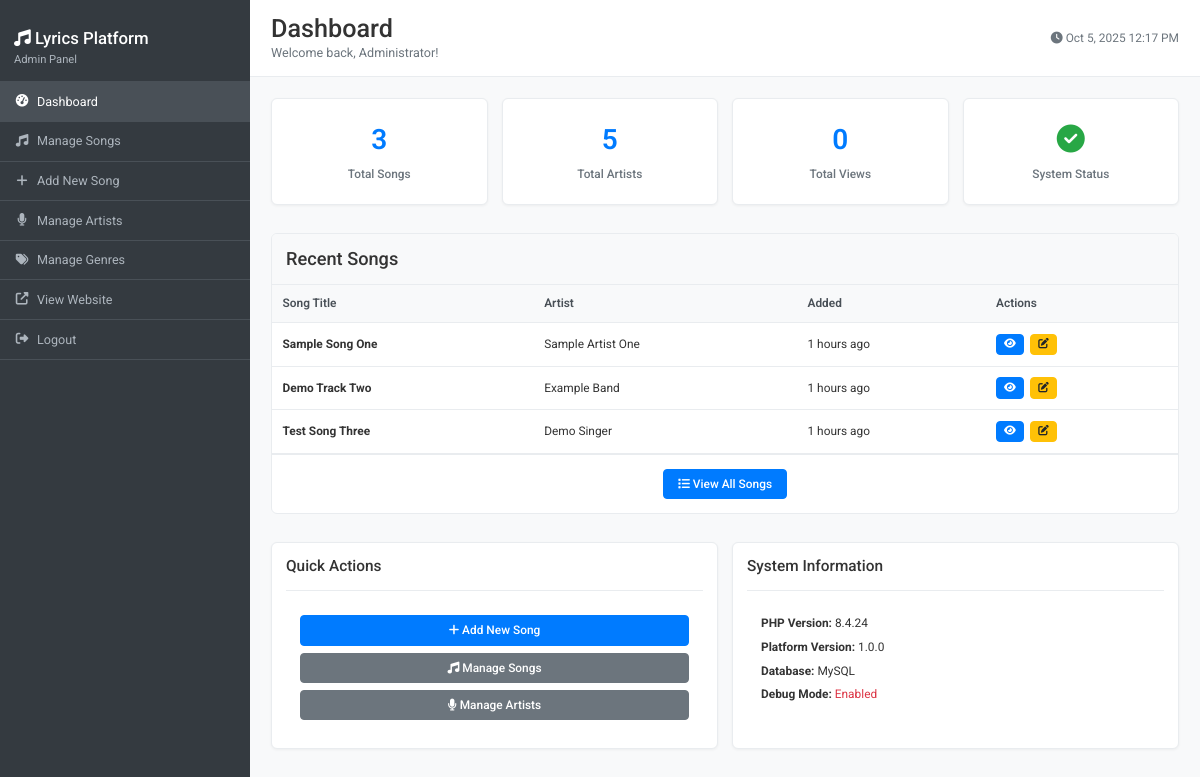
The page /admin (signed in) on the database its author committed.
### tables this page shows
CREATE TABLE songs (
    id INT PRIMARY KEY AUTO_INCREMENT,
    title VARCHAR(255) NOT NULL,
    artist_id INT NOT NULL,
    album_id INT DEFAULT NULL,
    genre_id INT DEFAULT NULL,
    lyrics TEXT NOT NULL,
    duration TIME DEFAULT NULL,
    track_number INT DEFAULT NULL,
    release_year YEAR DEFAULT NULL,
    language VARCHAR(50) DEFAULT 'English',
    is_explicit BOOLEAN DEFAULT FALSE,
    is_featured BOOLEAN DEFAULT FALSE,
    view_count INT DEFAULT 0,
    status ENUM('draft', 'published', 'archived') DEFAULT 'published',
    created_at TIMESTAMP DEFAULT CURRENT_TIMESTAMP,
    updated_at TIMESTAMP DEFAULT CURRENT_TIMESTAMP ON UPDATE CURRENT_TIMESTAMP,
    FOREIGN KEY (artist_id) REFERENCES artists(id) ON DELETE CASCADE,
    FOREIGN KEY (album_id) REFERENCES albums(id) ON DELETE SET NULL,
    FOREIGN KEY (genre_id) REFERENCES genres(id) ON DELETE SET NULL,
    INDEX idx_song_title (title),
    INDEX idx_song_artist (artist_id),
    INDEX idx_song_album (album_id),
    INDEX idx_song_genre (genre_id),
    INDEX idx_song_status (status),
    INDEX idx_song_views (view_count DESC),
    INDEX idx_song_created (created_at DESC),
    FULLTEXT idx_song_search (title, lyrics)
);

CREATE TABLE artists (
    id INT PRIMARY KEY AUTO_INCREMENT,
    name VARCHAR(255) NOT NULL UNIQUE,
    bio TEXT DEFAULT NULL,
    country VARCHAR(100) DEFAULT NULL,
    website VARCHAR(255) DEFAULT NULL,
    image_url VARCHAR(500) DEFAULT NULL,
    created_at TIMESTAMP DEFAULT CURRENT_TIMESTAMP,
    updated_at TIMESTAMP DEFAULT CURRENT_TIMESTAMP ON UPDATE CURRENT_TIMESTAMP,
    INDEX idx_artist_name (name)
);

### includes/functions.php (called while the page is built, shortened)
<?php
function sanitize($data) {
    return htmlspecialchars(trim($data), ENT_QUOTES, 'UTF-8');
}
function timeAgo($datetime) {
    $time = time() - strtotime($datetime);
    if ($time < 86400) return floor($time/3600) . ' hours ago';
    return floor($time/31536000) . ' years ago';
}
?>

### includes/Database.php (called while the page is built, shortened)
<?php
class Database {
    private $connection;
    private $host;
    private $username;
    private $password;
    private $database;
    public function __construct() {
        $this->host = DB_HOST;
        $this->username = DB_USERNAME;
        $this->password = DB_PASSWORD;
        $this->database = DB_NAME;
    }
    private function connect() {
        $this->connection = new mysqli($this->host, $this->username, $this->password, $this->database);
        $this->connection->set_charset(DB_CHARSET);
    }
    public function query($sql, $params = []) {
        $stmt = $this->connection->prepare($sql);
        if (!$stmt->execute()) {
            throw new Exception("Execute failed: " . $stmt->error);
        }
        return $stmt;
    }
    public function fetchAll($sql, $params = []) {
        $stmt = $this->query($sql, $params);
        $result = $stmt->get_result();
        $data = [];
        while ($row = $result->fetch_assoc()) {
            $data[] = $row;
        }
        return $data;
    }
    public function fetchOne($sql, $params = []) {
        $stmt = $this->query($sql, $params);
        $result = $stmt->get_result();
        $data = $result->fetch_assoc();
        return $data;
    }
}
?>

### config/config.php (called while the page is built, shortened)
<?php
require_once __DIR__ . '/../includes/functions.php';
require_once __DIR__ . '/../includes/Database.php';
require_once __DIR__ . '/../includes/Admin.php';
try {
    $db = new Database();
} catch (Exception $e) {
    if (DEBUG_MODE) {
        die('Database connection failed: ' . $e->getMessage());
    } else {
        die('Database connection failed. Please try again later.');
    }
}
?>

### includes/Admin.php (called while the page is built, shortened)
<?php
class Admin {
    private $db;
    public function __construct($database) {
        $this->db = $database;
    }
    public function getDashboardStats() {
        $stats = [];
        $result = $this->db->fetchOne("SELECT COUNT(*) as total FROM songs WHERE status = 'published'");
        $stats['total_songs'] = $result['total'] ?? 0;
        $result = $this->db->fetchOne("SELECT COUNT(*) as total FROM artists");
        $stats['total_artists'] = $result['total'] ?? 0;
        $result = $this->db->fetchOne("SELECT SUM(view_count) as total FROM songs WHERE status = 'published'");
        $stats['total_views'] = $result['total'] ?? 0;
        $stats['recent_songs'] = $this->db->fetchAll(
            "SELECT s.title, a.name as artist_name, s.created_at
             FROM songs s
             JOIN artists a ON s.artist_id = a.id
             WHERE s.status = 'published'
             ORDER BY s.created_at DESC
             LIMIT 5"
        );
        return $stats;
    }
}
?>

### admin/index.php (the view, shortened to what this page needs)
<?php
require_once __DIR__ . '/../config/config.php';
$adminModel = new Admin($db);
$stats = $adminModel->getDashboardStats();
?>
<!DOCTYPE html>
<html lang="en">
<head>
    <link rel="stylesheet" href="https://cdnjs.cloudflare.com/ajax/libs/font-awesome/6.4.0/css/all.min.css">
    <link rel="stylesheet" href="<?php echo SITE_URL; ?>/assets/css/style.css">
    <link rel="stylesheet" href="<?php echo SITE_URL; ?>/assets/css/admin.css">
</head>
<body>
    <div class="admin-layout">
        <aside class="admin-sidebar">
            <div style="padding: 1rem; border-bottom: 1px solid #495057;">
                <h3 style="color: white; margin: 0; font-size: 1.2rem;">
                    <i class="fas fa-music"></i> <?php echo SITE_NAME; ?>
                </h3>
                <p style="color: #adb5bd; font-size: 0.8rem; margin: 0.25rem 0 0 0;">Admin Panel</p>
            </div>
            <nav>
                <ul class="admin-nav">
                    <li class="admin-nav-item">
                        <a href="<?php echo SITE_URL; ?>/admin" class="admin-nav-link active">
                            <i class="fas fa-tachometer-alt"></i> Dashboard
                        </a>
                    </li>
                    <li class="admin-nav-item">
                        <a href="<?php echo SITE_URL; ?>/admin/songs.php" class="admin-nav-link">
                            <i class="fas fa-music"></i> Manage Songs
                        </a>
                    </li>
                    <li class="admin-nav-item">
                        <a href="<?php echo SITE_URL; ?>/admin/add-song.php" class="admin-nav-link">
                            <i class="fas fa-plus"></i> Add New Song
                        </a>
                    </li>
                    <li class="admin-nav-item">
                        <a href="<?php echo SITE_URL; ?>/admin/artists.php" class="admin-nav-link">
                            <i class="fas fa-microphone"></i> Manage Artists
                        </a>
                    </li>
                    <li class="admin-nav-item">
                        <a href="<?php echo SITE_URL; ?>/admin/genres.php" class="admin-nav-link">
                            <i class="fas fa-tags"></i> Manage Genres
                        </a>
                    </li>
                    <li class="admin-nav-item">
                        <a href="<?php echo SITE_URL; ?>" class="admin-nav-link" target="_blank">
                            <i class="fas fa-external-link-alt"></i> View Website
                        </a>
                    </li>
                    <li class="admin-nav-item">
                        <a href="<?php echo SITE_URL; ?>/admin/logout.php" class="admin-nav-link">
                            <i class="fas fa-sign-out-alt"></i> Logout
                        </a>
                    </li>
                </ul>
            </nav>
        </aside>
        <main class="admin-content">
            <header class="admin-header">
                <div>
                    <h1 style="margin: 0; color: #333;">Dashboard</h1>
                    <p style="margin: 0; color: #6c757d; font-size: 0.9rem;">Welcome back, <?php echo sanitize($_SESSION['admin_full_name'] ?? $_SESSION['admin_username']); ?>!</p>
                </div>
                <div style="display: flex; align-items: center; gap: 1rem;">
                    <div style="color: #6c757d; font-size: 0.85rem;">
                        <i class="fas fa-clock"></i> <?php echo date('M j, Y g:i A'); ?>
                    </div>
                </div>
            </header>
            <div class="stats-grid">
                <div class="stat-card">
                    <div class="stat-number"><?php echo number_format($stats['total_songs']); ?></div>
                    <div class="stat-label">Total Songs</div>
                </div>
                <div class="stat-card">
                    <div class="stat-number"><?php echo number_format($stats['total_artists']); ?></div>
                    <div class="stat-label">Total Artists</div>
                </div>
                <div class="stat-card">
                    <div class="stat-number"><?php echo number_format($stats['total_views']); ?></div>
                    <div class="stat-label">Total Views</div>
                </div>
                <div class="stat-card">
                    <div class="stat-number" style="color: #28a745;">
                        <i class="fas fa-check-circle"></i>
                    </div>
                    <div class="stat-label">System Status</div>
                </div>
            </div>
            <div class="admin-table">
                <div style="padding: 1rem; border-bottom: 1px solid #e9ecef; background: #f8f9fa;">
                    <h3 style="margin: 0; color: #333;">Recent Songs</h3>
                </div>
                <table>
                    <thead>
                        <tr>
                            <th>Song Title</th>
                            <th>Artist</th>
                            <th>Added</th>
                            <th>Actions</th>
                        </tr>
                    </thead>
                    <tbody>
                        <?php if (!empty($stats['recent_songs'])): ?>
                            <?php foreach ($stats['recent_songs'] as $song): ?>
                                <tr>
                                    <td>
                                        <strong><?php echo sanitize($song['title']); ?></strong>
                                    </td>
                                    <td><?php echo sanitize($song['artist_name']); ?></td>
                                    <td><?php echo timeAgo($song['created_at']); ?></td>
                                    <td class="actions">
                                        <a href="<?php echo SITE_URL; ?>/song/<?php echo $song['id'] ?? 0; ?>"
                                           class="btn btn-sm btn-primary"
                                           target="_blank"
                                           title="View Song">
                                            <i class="fas fa-eye"></i>
                                        </a>
                                        <a href="<?php echo SITE_URL; ?>/admin/edit-song.php?id=<?php echo $song['id'] ?? 0; ?>"
                                           class="btn btn-sm btn-warning"
                                           title="Edit Song">
                                            <i class="fas fa-edit"></i>
                                        </a>
                                    </td>
                                </tr>
                            <?php endforeach; ?>
                        <?php endif; ?>
                    </tbody>
                </table>
                <div style="padding: 1rem; text-align: center; border-top: 1px solid #e9ecef;">
                    <a href="<?php echo SITE_URL; ?>/admin/songs.php" class="btn btn-primary">
                        <i class="fas fa-list"></i> View All Songs
                    </a>
                </div>
            </div>
            <div style="display: grid; grid-template-columns: repeat(auto-fit, minmax(250px, 1fr)); gap: 1rem; margin-top: 2rem;">
                <div class="card">
                    <div class="card-header">
                        <h3 class="card-title">Quick Actions</h3>
                    </div>
                    <div style="padding: 1rem;">
                        <a href="<?php echo SITE_URL; ?>/admin/add-song.php" class="btn btn-primary" style="width: 100%; margin-bottom: 0.5rem;">
                            <i class="fas fa-plus"></i> Add New Song
                        </a>
                        <a href="<?php echo SITE_URL; ?>/admin/songs.php" class="btn btn-secondary" style="width: 100%; margin-bottom: 0.5rem;">
                            <i class="fas fa-music"></i> Manage Songs
                        </a>
                        <a href="<?php echo SITE_URL; ?>/admin/artists.php" class="btn btn-secondary" style="width: 100%;">
                            <i class="fas fa-microphone"></i> Manage Artists
                        </a>
                    </div>
                </div>
                <div class="card">
                    <div class="card-header">
                        <h3 class="card-title">System Information</h3>
                    </div>
                    <div style="padding: 1rem; font-size: 0.85rem;">
                        <div style="margin-bottom: 0.5rem;">
                            <strong>PHP Version:</strong> <?php echo PHP_VERSION; ?>
                        </div>
                        <div style="margin-bottom: 0.5rem;">
                            <strong>Platform Version:</strong> 1.0.0
                        </div>
                        <div style="margin-bottom: 0.5rem;">
                            <strong>Database:</strong> MySQL
                        </div>
                        <div>
                            <strong>Debug Mode:</strong>
                            <span style="color: <?php echo DEBUG_MODE ? '#dc3545' : '#28a745'; ?>;">
                                <?php echo DEBUG_MODE ? 'Enabled' : 'Disabled'; ?>
                            </span>
                        </div>
                    </div>
                </div>
            </div>
        </main>
    </div>
</body>
</html>

### rows shown on the page
songs: title "Sample Song One", artist.name "Sample Artist One", created_at "1 hours ago"
songs: title "Demo Track Two", artist.name "Example Band", created_at "1 hours ago"
songs: title "Test Song Three", artist.name "Demo Singer", created_at "1 hours ago"

### other values the page prints
SITE_NAME "Lyrics Platform"
$_SESSION['admin_full_name'] "Administrator"
$stats['total_songs'] "3"
$stats['total_artists'] "5"
$stats['total_views'] "0"
PHP_VERSION "8.4.24"
